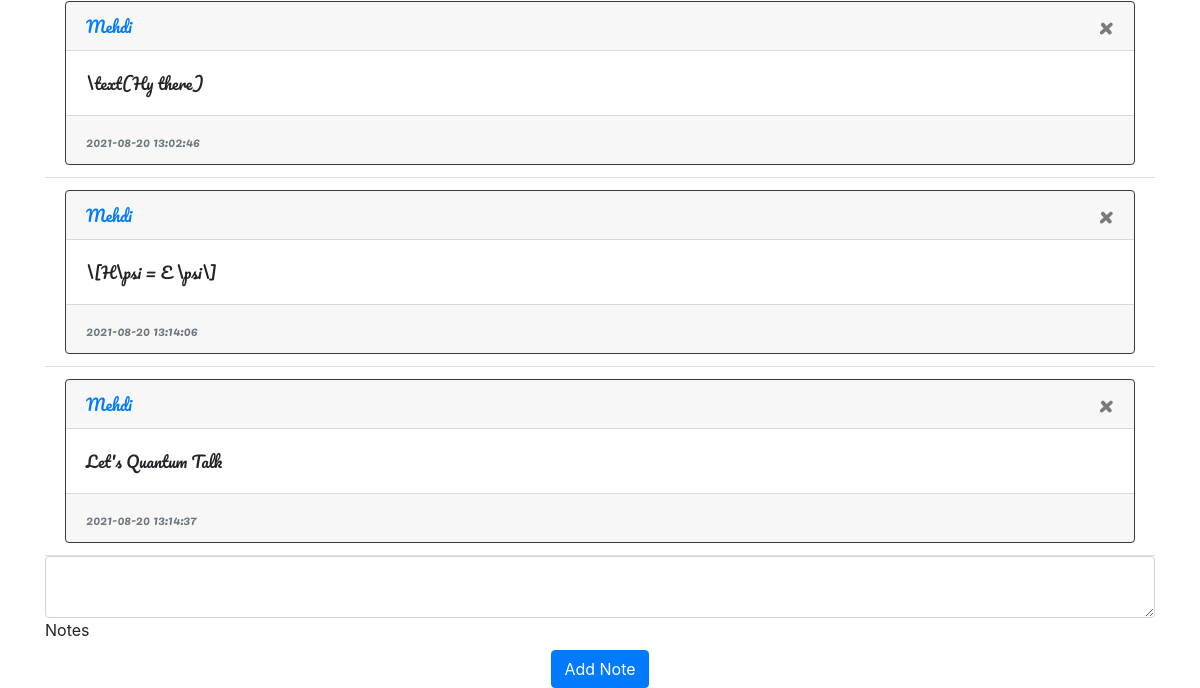
The app's page /Notebook (signed in, lower part), older data.
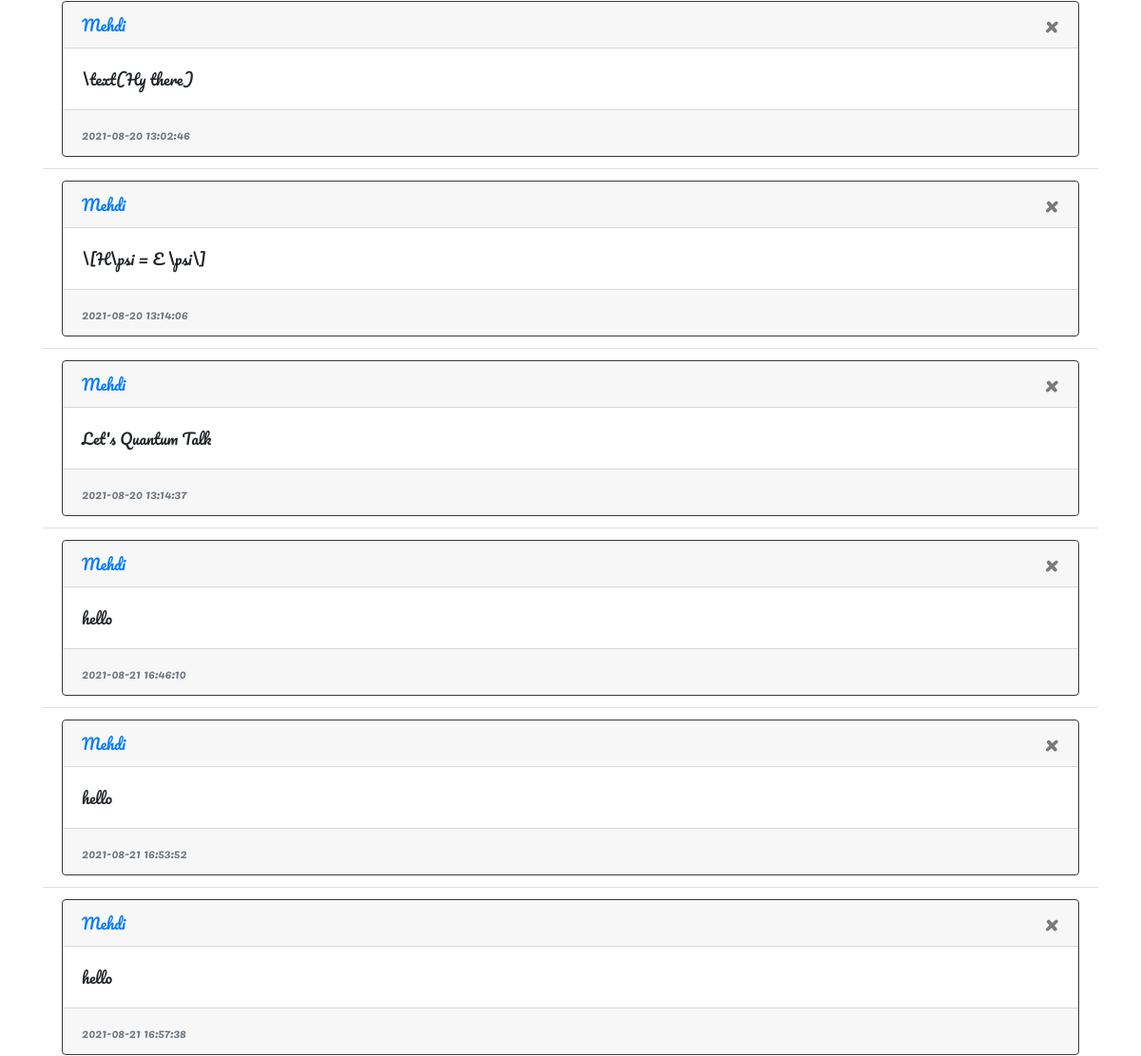
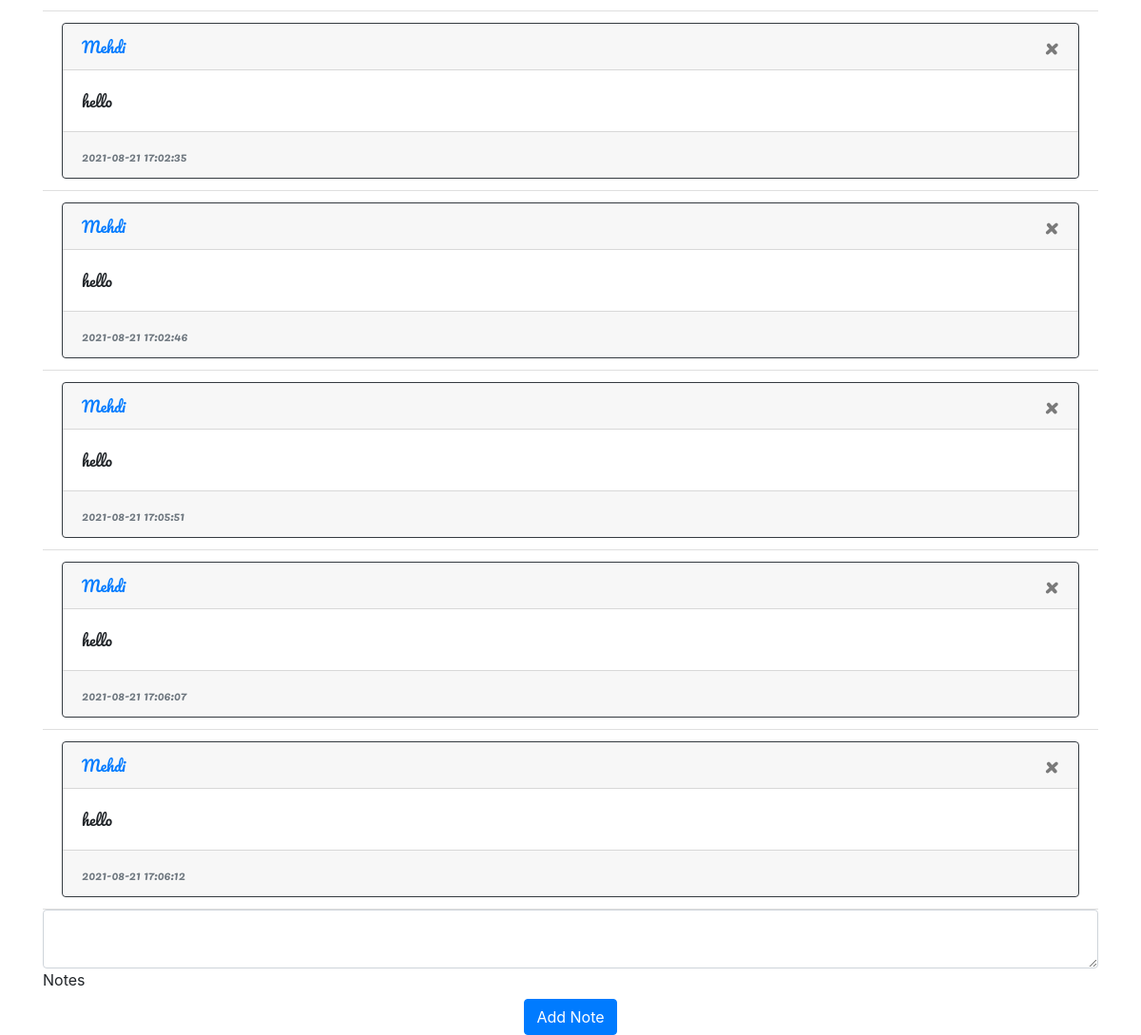
The same page, newer data (2 pictures, top to bottom).
### app/models.py (models this page shows)
class Note(db.Model):
    id = db.Column(db.Integer, primary_key=True)
    data = db.Column(db.String(10000))
    date = db.Column(db.DateTime(timezone=True), default=func.now())
    user_id = db.Column(db.Integer, db.ForeignKey('user.id',ondelete="CASCADE"), nullable=False)

class User(db.Model, UserMixin):
    id = db.Column(db.Integer, primary_key=True)
    email = db.Column(db.String(150), unique=True)
    password = db.Column(db.String(150))
    first_name = db.Column(db.String(150))
    notes = db.relationship('Note', backref='user', passive_deletes=True)

### app/views.py (the view, shortened to what this page needs)
@views.route('/Notebook', methods=['GET', 'POST'])
@login_required
def Notebook():
    return render_template("Notebook.html", user=current_user)

### app/__init__.py (called while the page is built)
def create_app():
    app = Flask(__name__, static_folder='static', template_folder='templates')
    app.config['SECRET_KEY'] = 'aaaaaaaaaaaaaaaaaaaaaaaaaaaaaaaaaaa'
    app.config['SQLALCHEMY_DATABASE_URI'] = f'sqlite:///{DB_NAME}'
    db.init_app(app)
    from .views import views
    from .auth import auth
    app.register_blueprint(views, url_prefix='/')
    app.register_blueprint(auth, url_prefix='/')
    from .models import User, Note
    create_database(app)
    login_manager = LoginManager()
    login_manager.login_view = 'auth.login'
    login_manager.init_app(app)
    @login_manager.user_loader
    def load_user(id):
        return User.query.get(int(id))
    return app

### app/templates/Notebook.html (shortened to what this page needs)
{% extends "base.html" %}
        {% block content%}
            <ul class="list-group list-group-flush" id="notes">
                {% for note in user.notes %}
                <li style="font-family:pacifico;" class="list-group-item">
                    <div class="card border-dark">
                        <div class="card-header d-flex justify-content-between align-items-center">
                            <a href="#"> {{note.user.first_name}}    </a>
                            <button type="button" class="close" onClick="deleteNote({{ note.id }})">
                                <span aria-hidden="true">&times;</span>
                            </button>
                        </div>
                        <div class="card-body">
                            <div class="card-text">
                                {{ note.data }}
                            </div>
                        </div>
                        <div class="card-footer text-muted">
                            <small class="font-weight-light text-right">{{ note.date }}</small>
                        </div>
                    </div>
                </li>
                {% endfor %}
            </ul>
        <form method="POST" enctype="multipart/form-data" >
            <div class="form-outline">
                <textarea  style="font-family:pacifico;" name="note" id="note" class="form-control" ></textarea>
                <label class="form-label" for="note">Notes</label>
            </div>
            <div align="center">
                <button type="submit" class="btn btn-primary">Add Note</button>
            </div>
        </form>
        {% endblock %}

### app/templates/base.html (shortened to what this page needs)
<!DOCTYPE html>
<html>
  <head>
    <link
      rel="stylesheet"
      href="https://stackpath.bootstrapcdn.com/bootstrap/4.4.1/css/bootstrap.min.css"
    />
    <link
      rel="stylesheet"
      href="https://stackpath.bootstrapcdn.com/font-awesome/4.7.0/css/font-awesome.min.css"
    />
    <link
      rel="stylesheet"
      href="https://static.gabia.com/gtris/gashboard.css"
    />
    <link
      type="text/css"
      rel="stylesheet"
      href="{{ url_for('static', filename='/CSS/Math.css') }}"
    />
    <link
      type="text/css"
      rel="stylesheet"
      href="{{ url_for('static', filename='/CSS/base_.css') }}"
    />
  </head>
  <body>
    <div class="container">{% block content %} {% endblock %}</div>
  </body>
</html>

Row changes from the older to the newer data that the page shows:
added Note: user.first_name "Mehdi", data "hello", date "2021-08-21 16:46:10"
added Note: user.first_name "Mehdi", data "hello", date "2021-08-21 16:53:52"
added Note: user.first_name "Mehdi", data "hello", date "2021-08-21 16:57:38"
added Note: user.first_name "Mehdi", data "hello", date "2021-08-21 17:02:35"
added Note: user.first_name "Mehdi", data "hello", date "2021-08-21 17:02:46"
added Note: user.first_name "Mehdi", data "hello", date "2021-08-21 17:05:51"
added Note: user.first_name "Mehdi", data "hello", date "2021-08-21 17:06:07"
added Note: user.first_name "Mehdi", data "hello", date "2021-08-21 17:06:12"
